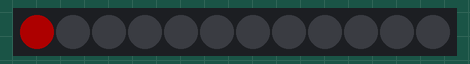
This sketch was run on a simulated Arduino Uno, built with avr-gcc and run on an emulated ATmega328P. Parts: 12 RGB LEDs in strip order, left to right. Dim RGB values are drawn brighter than linear.

Above: at 0.1 s.
At 4.1 s:
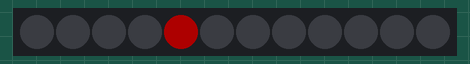
At 9.1 s:
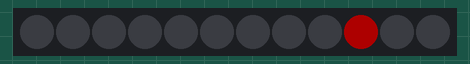
At 19.1 s:
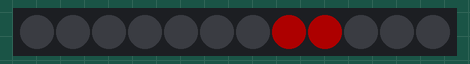
At 28.1 s:
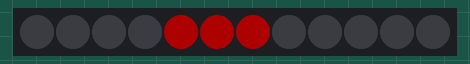
At 38.1 s:
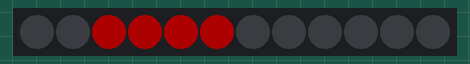

The sketch:

neopixel_projem.ino
```cpp
#include <Adafruit_NeoPixel.h>
#ifdef __AVR__
#include <avr/power.h>
#endif

#define PIN      6
#define NUMPIXELS 12


Adafruit_NeoPixel pixels(NUMPIXELS, PIN, NEO_GRB + NEO_KHZ800);


int ringStart = 0;
int ringSize = 1;
unsigned long eskiZaman=0;
unsigned long yeniZaman;

void setup() {
pixels.begin();
}

void loop() {
  yeniZaman=millis();
//pixels.setBrightness(10);//parlaklığı ayarlayabiliriz. Max 255

  for(int i=0;i<NUMPIXELS;i++){
    pixels.clear();
  }

  for(int i = 0; i< ringSize; i++) {

    pixels.setPixelColor((ringStart + i) % NUMPIXELS, pixels.Color(50,0,0));
}
  pixels.show();

 if(yeniZaman-eskiZaman >1000){
  ringStart = (ringStart + 1) % NUMPIXELS;

  if(ringStart == 0) {
    ringSize++;

    if(ringSize >= NUMPIXELS) {
      ringSize = 1;

    }
  }
  eskiZaman = yeniZaman;
}
}
```

Measured:
- what the display in image 1 shows lasts 1.0 s, from 4.0 s to 5.0 s
